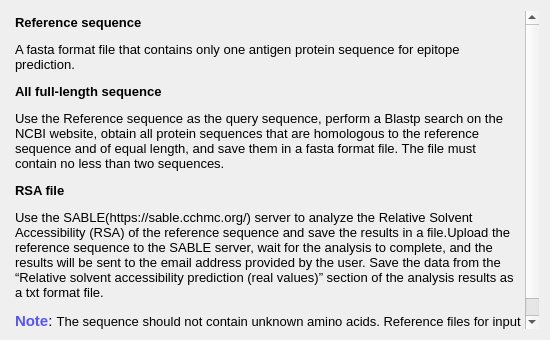
<?xml version="1.0" encoding="UTF-8"?>
<ui version="4.0">
 <class>about</class>
 <widget class="QWidget" name="about">
  <property name="geometry">
   <rect>
    <x>0</x>
    <y>0</y>
    <width>550</width>
    <height>340</height>
   </rect>
  </property>
  <property name="minimumSize">
   <size>
    <width>550</width>
    <height>340</height>
   </size>
  </property>
  <property name="maximumSize">
   <size>
    <width>550</width>
    <height>340</height>
   </size>
  </property>
  <property name="focusPolicy">
   <enum>Qt::NoFocus</enum>
  </property>
  <property name="windowTitle">
   <string>About</string>
  </property>
  <property name="autoFillBackground">
   <bool>false</bool>
  </property>
  <layout class="QHBoxLayout" name="horizontalLayout">
   <item>
    <widget class="QTextBrowser" name="textBrowser">
     <property name="focusPolicy">
      <enum>Qt::StrongFocus</enum>
     </property>
     <property name="contextMenuPolicy">
      <enum>Qt::ActionsContextMenu</enum>
     </property>
     <property name="styleSheet">
      <string notr="true">QTextBrowser {
    border: none;
    background-color: transparent;
}

</string>
     </property>
     <property name="frameShadow">
      <enum>QFrame::Sunken</enum>
     </property>
     <property name="lineWrapMode">
      <enum>QTextEdit::WidgetWidth</enum>
     </property>
     <property name="html">
      <string>&lt;!DOCTYPE HTML PUBLIC &quot;-//W3C//DTD HTML 4.0//EN&quot; &quot;http://www.w3.org/TR/REC-html40/strict.dtd&quot;&gt;
&lt;html&gt;&lt;head&gt;&lt;meta name=&quot;qrichtext&quot; content=&quot;1&quot; /&gt;&lt;style type=&quot;text/css&quot;&gt;
p, li { white-space: pre-wrap; }
&lt;/style&gt;&lt;/head&gt;&lt;body style=&quot; font-family:'SimSun'; font-size:9pt; font-weight:400; font-style:normal;&quot;&gt;
&lt;p style=&quot; margin-top:12px; margin-bottom:12px; margin-left:0px; margin-right:0px; -qt-block-indent:0; text-indent:0px;&quot;&gt;&lt;span style=&quot; font-size:10pt; font-weight:600;&quot;&gt;Reference sequence&lt;/span&gt;&lt;/p&gt;
&lt;p style=&quot; margin-top:12px; margin-bottom:12px; margin-left:0px; margin-right:0px; -qt-block-indent:0; text-indent:0px;&quot;&gt;&lt;span style=&quot; font-family:'Times New Roman','serif'; font-size:10pt;&quot;&gt;A fasta format file that contains only one antigen protein sequence for epitope prediction.&lt;/span&gt; &lt;/p&gt;
&lt;p style=&quot; margin-top:12px; margin-bottom:12px; margin-left:0px; margin-right:0px; -qt-block-indent:0; text-indent:0px;&quot;&gt;&lt;span style=&quot; font-size:10pt; font-weight:600;&quot;&gt;All full-length sequence&lt;/span&gt;&lt;/p&gt;
&lt;p style=&quot; margin-top:12px; margin-bottom:12px; margin-left:0px; margin-right:0px; -qt-block-indent:0; text-indent:0px;&quot;&gt;&lt;span style=&quot; font-family:'Times New Roman','serif'; font-size:10pt;&quot;&gt;Use the Reference sequence as the query sequence, perform a Blastp search on the NCBI website, obtain all protein sequences that are homologous to the reference sequence and of equal length, and save them in a fasta format file. The file must contain no less than two sequences.&lt;/span&gt;&lt;span style=&quot; font-size:10pt;&quot;&gt; &lt;/span&gt;&lt;/p&gt;
&lt;p style=&quot; margin-top:12px; margin-bottom:12px; margin-left:0px; margin-right:0px; -qt-block-indent:0; text-indent:0px;&quot;&gt;&lt;span style=&quot; font-size:10pt; font-weight:600;&quot;&gt;RSA file&lt;/span&gt;&lt;/p&gt;
&lt;p style=&quot; margin-top:12px; margin-bottom:12px; margin-left:0px; margin-right:0px; -qt-block-indent:0; text-indent:0px;&quot;&gt;&lt;span style=&quot; font-family:'Times New Roman','serif'; font-size:10pt;&quot;&gt;Use the SABLE(https://sable.cchmc.org/) server to analyze the Relative Solvent Accessibility (RSA) of the reference sequence and save the results in a file.Upload the reference sequence to the SABLE server, wait for the analysis to complete, and the results will be sent to the email address provided by the user. Save the data from the “Relative solvent accessibility prediction (real values)” section of the analysis results as a txt format file.&lt;/span&gt;&lt;/p&gt;
&lt;p style=&quot; margin-top:12px; margin-bottom:12px; margin-left:0px; margin-right:0px; -qt-block-indent:0; text-indent:0px;&quot;&gt;&lt;span style=&quot; font-family:'Times New Roman','serif'; font-size:11pt; font-weight:600; color:#5555ff;&quot;&gt;Note&lt;/span&gt;&lt;span style=&quot; font-family:'Times New Roman','serif'; font-size:11pt;&quot;&gt;: &lt;/span&gt;&lt;span style=&quot; font-family:'Times New Roman','serif'; font-size:10pt;&quot;&gt;The sequence should not contain unknown amino acids. Reference files for input files are stored in the “example” directory under the software directory.&lt;/span&gt;&lt;span style=&quot; font-size:10pt;&quot;&gt; &lt;/span&gt;&lt;/p&gt;&lt;/body&gt;&lt;/html&gt;</string>
     </property>
     <property name="openExternalLinks">
      <bool>true</bool>
     </property>
     <property name="openLinks">
      <bool>true</bool>
     </property>
    </widget>
   </item>
  </layout>
 </widget>
 <resources/>
 <connections/>
</ui>
